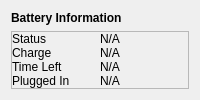
            <widget class="QWidget" name="battery">
             <layout class="QVBoxLayout" name="verticalLayout_4">
              <item alignment="Qt::AlignmentFlag::AlignBottom">
               <widget class="QLabel" name="label_30">
                <property name="font">
                 <font>
                  <bold>true</bold>
                 </font>
                </property>
                <property name="text">
                 <string>Battery Information</string>
                </property>
               </widget>
              </item>
              <item alignment="Qt::AlignmentFlag::AlignTop">
               <widget class="QFrame" name="frame_2">
                <property name="sizePolicy">
                 <sizepolicy hsizetype="Preferred" vsizetype="Expanding">
                  <horstretch>0</horstretch>
                  <verstretch>0</verstretch>
                 </sizepolicy>
                </property>
                <property name="frameShape">
                 <enum>QFrame::Shape::StyledPanel</enum>
                </property>
                <property name="frameShadow">
                 <enum>QFrame::Shadow::Raised</enum>
                </property>
                <layout class="QGridLayout" name="gridLayout_5">
                 <property name="leftMargin">
                  <number>0</number>
                 </property>
                 <property name="topMargin">
                  <number>0</number>
                 </property>
                 <property name="rightMargin">
                  <number>0</number>
                 </property>
                 <property name="bottomMargin">
                  <number>0</number>
                 </property>
                 <property name="spacing">
                  <number>0</number>
                 </property>
                 <item row="0" column="0">
                  <widget class="QLabel" name="label_31">
                   <property name="text">
                    <string>Status</string>
                   </property>
                  </widget>
                 </item>
                 <item row="0" column="1">
                  <widget class="QLabel" name="batt_status">
                   <property name="text">
                    <string>N/A</string>
                   </property>
                  </widget>
                 </item>
                 <item row="1" column="0">
                  <widget class="QLabel" name="label_32">
                   <property name="text">
                    <string>Charge</string>
                   </property>
                  </widget>
                 </item>
                 <item row="1" column="1">
                  <widget class="QLabel" name="charge_status">
                   <property name="text">
                    <string>N/A</string>
                   </property>
                  </widget>
                 </item>
                 <item row="2" column="0">
                  <widget class="QLabel" name="label_33">
                   <property name="text">
                    <string>Time Left</string>
                   </property>
                  </widget>
                 </item>
                 <item row="2" column="1">
                  <widget class="QLabel" name="batt_time">
                   <property name="text">
                    <string>N/A</string>
                   </property>
                  </widget>
                 </item>
                 <item row="3" column="0">
                  <widget class="QLabel" name="label_34">
                   <property name="text">
                    <string>Plugged In</string>
                   </property>
                  </widget>
                 </item>
                 <item row="3" column="1">
                  <widget class="QLabel" name="plug_status">
                   <property name="text">
                    <string>N/A</string>
                   </property>
                  </widget>
                 </item>
                </layout>
               </widget>
              </item>
             </layout>
            </widget>
